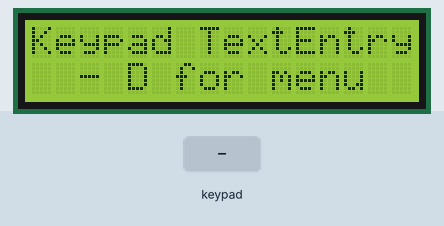
Simulated run of this sketch. Board: Arduino Uno, built with avr-gcc and run on an emulated ATmega328P. Parts: 16×2 character LCD. Inputs (shaded band) come from the test bench.

Above: at 1.2 s.
1.3 s: key 'D' pressed
At 2.3 s:
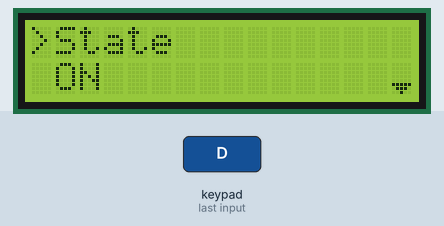
2.8 s: keypad keys 7 6 5 4 D pressed 0.4 s apart
At 5.7 s:
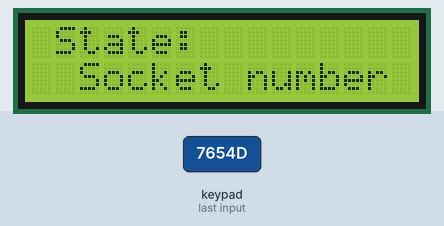
6.3 s: keypad keys 3 2 1 0 D pressed 0.4 s apart
At 8.7 s:
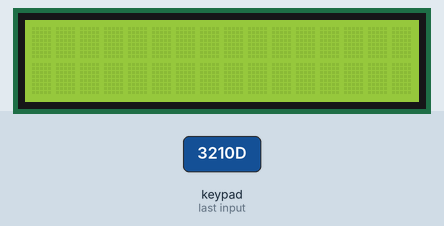
9.9 s: key '#' pressed
At 12.7 s:
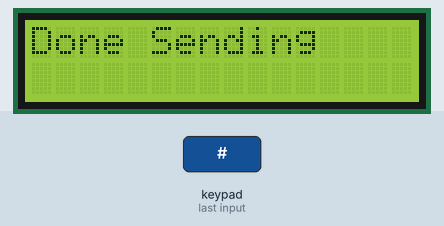
12.9 s: key 'C' pressed
At 14.8 s:
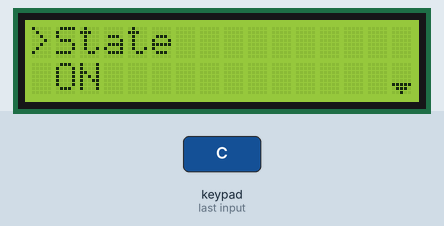
15.7 s: key 'B' pressed
At 16.7 s:
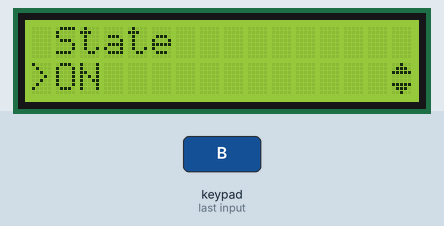
Timing chart, 0 to 18.2 s (numbered marks = the images above; inputs shaded):
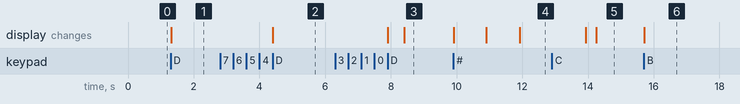

Measured:
- after the input at 1.3 s, the display: changes at once (image 1)
- after the input at 2.8 s, the display: changes after 1.6 s (image 2)
- after the input at 6.3 s, the display: first changes after 1.6 s (image 3 shows a later state)
- after the input at 9.9 s, the display: first changes at once (image 4 shows a later state)
- after the input at 12.9 s, the display: first differs from a run without the input after 1.4 s (image 5)
- after the input at 15.7 s, the display: changes at once (image 6)

The sketch:

modified_1.ino
```cpp
/*
    July 16, 2020
    This will be use to explore the use of 4x4 keypad for
      1. T9 text entry
      2. A, B, C, and D will be use for the menu operations

    Author: George Bantique ( TechToTinker )
*/

#include "LiquidCrystal.h"
#include "Keypad.h"


#define DEFAULT_DELAY 300

const byte ROWS = 4; //four rows
const byte COLS = 4; //four columns

int x = 0;                // Holds the LCD x position
int y = 0;                // Holds the LCD y position
int minValue = 0;         // Lower character location for T9 text entry
int maxValue = 0;         // Max character location for T9 text entry
int keyPressTime = 100;   // Number of loops check of the key
String msg = "";          // Holds the created message
String num = "";          // Holds the mobile number
String alpha = "!@_$%?1 ABC2 DEF3 GHI4 JKL5 MNO6 PQRS7 TUV8 WXYZ9 * 0# "; // Characters for T9 text entry
String ident = "";

char hexaKeys[ROWS][COLS] = { // Character matrix for the keypad
  {'1', '2', '3', 'A'},
  {'4', '5', '6', 'B'},
  {'7', '8', '9', 'C'},
  {'*', '0', '#', 'D'}
};

byte rowPins[ROWS] = {7, 6, 5, 4};        // pin assignments for keypad rows
byte colPins[COLS] = {3, 2, 1, 0};        // pin assignments for keypad columns

Keypad customKeypad = Keypad( makeKeymap(hexaKeys), rowPins, colPins, ROWS, COLS);
LiquidCrystal lcd(13, 12, 11, 10, 9, 8);  // pin assignments for LCD

byte charUp[8] = {  // arrow up character for LCD
  B00100,
  B01110,
  B11111,
  B00000,
  B00000,
  B00000,
  B00000,
  B00000
};
byte charDown[8] = {  // arrow down character for LCD
  B00000,
  B00000,
  B00000,
  B00000,
  B00000,
  B11111,
  B01110,
  B00100
};
byte charUpDown[8] = {  // arrow up and down character for LCD
  B00100,
  B01110,
  B11111,
  B00000,
  B00000,
  B11111,
  B01110,
  B00100
};

byte menuLevel = 0;     // Level 0: no menu display, display anything you like
                        // Level 1: display main menu
                        // Level 2: display sub menu
                        // Level 3: display sub menu of sub menu
byte menu = 1;          // holds the menu level
byte sub = 1;           // holds the sub menu level


void setup()
{
  lcd.begin(16, 2);               // initialized the LCD as 16 characters with 2 lines
  lcd.createChar(0, charUp);      // arrow up character
  lcd.createChar(1, charDown);    // arrow down character
  lcd.createChar(2, charUpDown);  // arrow up and down character
  updateLevel_0();                // display the HOME screen
}

void loop() {
  // Process the keys
  processkey();

  // Do other stuffs here

}

void processkey() {
  char key = customKeypad.getKey();
  if (isAlpha(key)) {   // check if key press is a letter
    processKeys(key);   // process it according to keys
  }
}

void parseKey(int minValue, int maxValue, char keyPress) {
  int ch = minValue;
  char key = keyPress;
  if (keyPress == '*') {              // if *, means backspace
    if ( (x > 0) || (y > 0) ) {       // prevent backspace when no character yet
      x = x - 1;                      // go back to previous character position
      lcd.setCursor(x,y);             // set the new lcd position
      lcd.print("*");                 // write *, which means for editing
      msg.remove(msg.length() - 1);   // remove the last character from the string
    }
  } else {
    for (int i = 0; i < keyPressTime; i++) {
      if (key == keyPress) {          // make sure that same key is press
        lcd.setCursor(x, y);          // set the lcd position
        lcd.print(alpha[ch]);         // print the character according to the character position
        ch++;                         // increment character position
        if (ch > maxValue) {          // if the character counter reached the max value
          ch = minValue;              // reset to min value
          i = 0;                      // reset the loop counter
        }
      }
      key = customKeypad.getKey();  // get the keypress
      delay(10);                    // delay for some time
    }
    x++;                    // increment the x position
    msg += alpha[ch - 1];   // add the character to the variable msg
    if (x > 15) {           // if the lcd reached the rightmost position
      y = 1;                // then wrap to the next line
      x = 0;                // in first character in the left
    }
  }
}

void enterNUM() {
  char key;
  lcd.clear();
  x = 0;
  y = 0;
  num = "";
  do {
    key = customKeypad.getKey();
    if (isDigit(key)) {                 // verify if the key press is a number
      num = num + key;
      lcd.setCursor(x,y);
      lcd.print(key);                   // print it to the lcd
      x++;                              // increment the x position
      if (x > 15)                       // if the lcd reached the rightmost position
      {                                 // then wrap to the next line
        x = 0;
        y = 1;
      }
    } else {                              // key press is not a number
      if (key == '*') {                   // if *, means backspace
        if ( (x > 0) || (y > 0) ) {       // prevent backspace when no character yet
          x = x - 1;                      // go back to previous character position
          lcd.setCursor(x,y);             // set the new lcd position
          lcd.print("*");                 // write *, which means for editing
          num.remove(num.length() - 1);   // remove the last character from the string
        }
      }
    }
  } while (key != '#');                   // exit the loop when # is pressed
                                          // means entering number is complete
  lcd.setCursor(0, 0);
  lcd.print("created num");
  delay(1000);
  lcd.setCursor(0, 1);
  lcd.print(ident+num);
  delay(1000);
  lcd.clear();
  lcd.print("Sending SMS");
  lcd.clear();
  lcd.print("Done Sending");
  delay(2000);
}

void processKeys(char keyPressed) {
  switch (menuLevel) {
    case 0:                     // Level 0, home screen
      switch ( keyPressed ) {
        case 'D':               // Enter
          menu = 1;
          menuLevel = 1;        // go to main menu
          updateLevel_1();      // show main menu
          delay(DEFAULT_DELAY);
          break;
        case 'A': // Up
          break;
        case 'B': // Down
          break;
        case 'C': // Back
          menuLevel = 0;        // go to home screen
          updateLevel_0();      // show home screen
          delay(DEFAULT_DELAY);
          break;
        default:
          break;
      }
      break;
    case 1:                     // Level 1, main menu
      switch ( keyPressed ) {
        case 'D':               // Enter
          sub = 1;
          menuLevel = 2;        // go to sub menu
          updateLevel_2();      // show sub menu
          delay(DEFAULT_DELAY);
          break;
        case 'A':               // Up
          menu--;
          updateLevel_1();      // show main menu
          delay(DEFAULT_DELAY);
          break;
        case 'B':               // Down
          menu++;
          updateLevel_1();      // show main menu
          delay(DEFAULT_DELAY);
          break;
        case 'C': // Back
          menuLevel = 0;        // hide menu, go back to level 0
          updateLevel_0();      // show home screen
          delay(DEFAULT_DELAY);
          break;
        default:
          break;
      }
      break;
    case 2:                     // Level 2, sub menu
      switch ( keyPressed ) {
        case 'D':               // Enter
          if        (sub == 1) {  // Create SMS
            lcd.clear();
            lcd.print("Enter number");
            delay(500);
            enterNUM();
            menuLevel = 2;        // go to sub menu
            updateLevel_2();      // show sub menu
          }
          delay(DEFAULT_DELAY);
          break;
        case 'C': // Back
          menuLevel = 1;        // hide menu, go back to level 0
          updateLevel_1();      // show home screen
          delay(DEFAULT_DELAY);
          break;
        default:
          break;
      }

      break;
    default:
      break;
  }
}

void updateLevel_0() {
  lcd.clear();
  lcd.println("Keypad TextEntry");
  lcd.setCursor(0, 1);
  lcd.println("  - D for menu  ");
}

void updateLevel_1 () {
  switch (menu) {
    case 0:
      menu = 1;
      break;
    case 1:
      lcd.clear();
      lcd.print(">State       ");
      lcd.setCursor(0, 1);
      lcd.print(" ON       ");
      lcd.setCursor(15, 1);
      lcd.write((byte)1);     // down arrow
      break;
    case 2:
      lcd.clear();
      lcd.print(" State       ");
      lcd.setCursor(0, 1);
      lcd.print(">ON       ");
      lcd.setCursor(15, 1);
      lcd.write((byte)2);     // up and down arrow
      break;
    case 3:
      lcd.clear();
      lcd.print(" ON       ");
      lcd.setCursor(0, 1);
      lcd.print(">OFF        ");
      lcd.setCursor(15, 1);
      lcd.write((byte)0);     // up arrow
      break;
    case 4:
      menu = 3;
      break;
  }
}

void updateLevel_2 () {
  switch (menu) {
    case 0:
      break;
    case 1:                                 // Messages
      switch (sub) {
        case 0:
          break;
        case 1:
          ident = "S";
          lcd.clear();
          lcd.print(" State:      ");
          lcd.setCursor(0, 1);
          lcd.print("  Socket number    ");
          lcd.setCursor(15, 1);
          break;

        default:
          break;
      }
      break;
    case 2:                                 // Relay 2
      switch (sub) {
        case 0:
          break;
        case 1:
          ident = "ON";
          lcd.clear();
          lcd.print(" ON      ");
          lcd.setCursor(0, 1);
          lcd.print("  Socket number ");
          lcd.setCursor(15, 1);

          break;
        default:
          break;
      }
      break;
    case 3:                               // Relay 3
      switch (sub) {
        case 0:
          break;
        case 1:
          ident = "OFF";
          lcd.clear();
          lcd.print(" OFF:        ");
          lcd.setCursor(0, 1);
          lcd.print("  Socket number       ");
          lcd.setCursor(15, 1);

          break;
        default:
          break;
      }
      break;
    case 4:
      sub = 3;
      break;
  }
}
```
